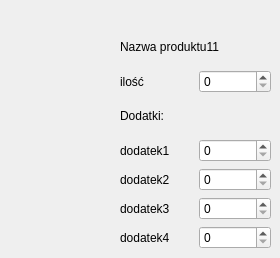
   <widget class="QWidget" name="page_11">
    <widget class="QWidget" name="layoutWidget_12">
     <property name="geometry">
      <rect>
       <x>120</x>
       <y>30</y>
       <width>151</width>
       <height>219</height>
      </rect>
     </property>
     <layout class="QVBoxLayout" name="verticalLayout_28">
      <item>
       <widget class="QLabel" name="label_190">
        <property name="text">
         <string>Nazwa produktu11</string>
        </property>
       </widget>
      </item>
      <item>
       <layout class="QHBoxLayout" name="horizontalLayout_136">
        <item>
         <widget class="QLabel" name="label_191">
          <property name="text">
           <string>ilość</string>
          </property>
         </widget>
        </item>
        <item>
         <widget class="QSpinBox" name="spinBox_136"/>
        </item>
       </layout>
      </item>
      <item>
       <widget class="QLabel" name="label_192">
        <property name="text">
         <string>Dodatki:</string>
        </property>
       </widget>
      </item>
      <item>
       <layout class="QHBoxLayout" name="horizontalLayout_137">
        <item>
         <widget class="QLabel" name="label_193">
          <property name="text">
           <string>dodatek1</string>
          </property>
         </widget>
        </item>
        <item>
         <widget class="QSpinBox" name="spinBox_137"/>
        </item>
       </layout>
      </item>
      <item>
       <layout class="QHBoxLayout" name="horizontalLayout_138">
        <item>
         <widget class="QLabel" name="label_194">
          <property name="text">
           <string>dodatek2</string>
          </property>
         </widget>
        </item>
        <item>
         <widget class="QSpinBox" name="spinBox_138"/>
        </item>
       </layout>
      </item>
      <item>
       <layout class="QHBoxLayout" name="horizontalLayout_139">
        <item>
         <widget class="QLabel" name="label_195">
          <property name="text">
           <string>dodatek3</string>
          </property>
         </widget>
        </item>
        <item>
         <widget class="QSpinBox" name="spinBox_139"/>
        </item>
       </layout>
      </item>
      <item>
       <layout class="QHBoxLayout" name="horizontalLayout_140">
        <item>
         <widget class="QLabel" name="label_196">
          <property name="text">
           <string>dodatek4</string>
          </property>
         </widget>
        </item>
        <item>
         <widget class="QSpinBox" name="spinBox_140"/>
        </item>
       </layout>
      </item>
     </layout>
    </widget>
   </widget>
